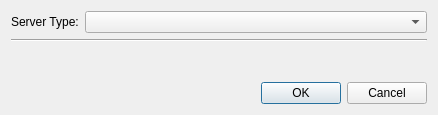
<?xml version="1.0" encoding="UTF-8"?>
<ui version="4.0">
 <class>vvQueryServerDialog</class>
 <widget class="QDialog" name="vvQueryServerDialog">
  <property name="geometry">
   <rect>
    <x>0</x>
    <y>0</y>
    <width>438</width>
    <height>115</height>
   </rect>
  </property>
  <property name="windowTitle">
   <string>Choose Query Server URI...</string>
  </property>
  <layout class="QVBoxLayout" name="verticalLayout_2">
   <item>
    <layout class="QFormLayout" name="protocolLayout">
     <item row="0" column="0">
      <widget class="QLabel" name="protocolLabel">
       <property name="text">
        <string>Server Type:</string>
       </property>
      </widget>
     </item>
     <item row="0" column="1">
      <widget class="QComboBox" name="protocol"/>
     </item>
    </layout>
   </item>
   <item>
    <widget class="Line" name="line">
     <property name="orientation">
      <enum>Qt::Horizontal</enum>
     </property>
    </widget>
   </item>
   <item>
    <widget class="QStackedWidget" name="configurationStack">
     <property name="sizePolicy">
      <sizepolicy hsizetype="Preferred" vsizetype="Expanding">
       <horstretch>0</horstretch>
       <verstretch>0</verstretch>
      </sizepolicy>
     </property>
     <property name="currentIndex">
      <number>-1</number>
     </property>
    </widget>
   </item>
   <item>
    <widget class="QDialogButtonBox" name="buttonBox">
     <property name="orientation">
      <enum>Qt::Horizontal</enum>
     </property>
     <property name="standardButtons">
      <set>QDialogButtonBox::Cancel|QDialogButtonBox::Ok</set>
     </property>
    </widget>
   </item>
  </layout>
 </widget>
 <resources>
  <include location="../../Icons/vvwidgets.qrc"/>
 </resources>
 <connections>
  <connection>
   <sender>buttonBox</sender>
   <signal>accepted()</signal>
   <receiver>vvQueryServerDialog</receiver>
   <slot>accept()</slot>
   <hints>
    <hint type="sourcelabel">
     <x>248</x>
     <y>254</y>
    </hint>
    <hint type="destinationlabel">
     <x>157</x>
     <y>274</y>
    </hint>
   </hints>
  </connection>
  <connection>
   <sender>buttonBox</sender>
   <signal>rejected()</signal>
   <receiver>vvQueryServerDialog</receiver>
   <slot>reject()</slot>
   <hints>
    <hint type="sourcelabel">
     <x>316</x>
     <y>260</y>
    </hint>
    <hint type="destinationlabel">
     <x>286</x>
     <y>274</y>
    </hint>
   </hints>
  </connection>
 </connections>
</ui>
